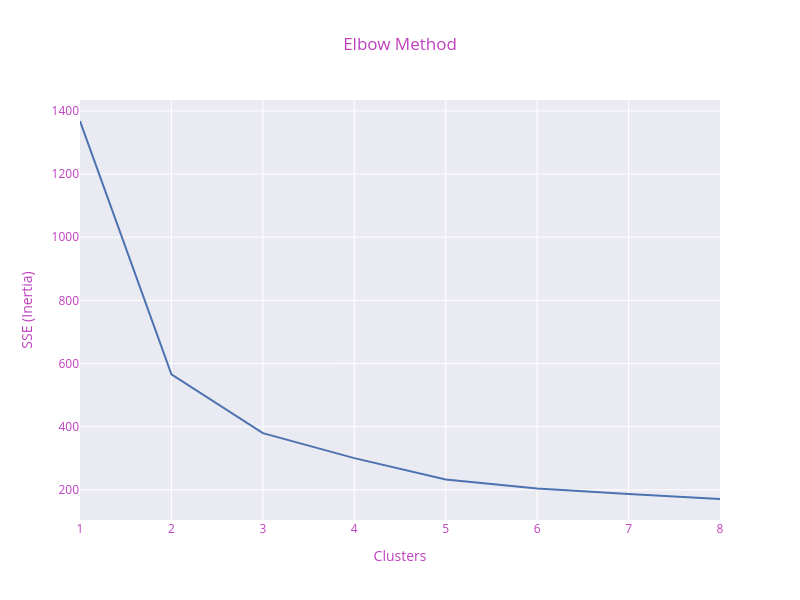

The notebook cell saved with this chart:
### Code cell
# Chuẩn hóa dữ liệu trước khi chạy thuật toán khoảng cách K-Means
scaler = StandardScaler()
X_scaled = scaler.fit_transform(X)

sse = [] 
# Chạy số lượng cụm i từ 1 đến 8 giống như bạn thiết lập cho Iris
for i in range(1, 9): 
    kmeans = KMeans(n_clusters=i, max_iter=300, n_init=10, random_state=42) 
    kmeans.fit(X_scaled)  # Sử dụng X_scaled thay vì X
    sse.append(kmeans.inertia_) 

# Trực quan hóa đường cong khuỷu tay (Elbow) bằng Plotly
fig = px.line(x=list(range(1, 9)), y=sse, template="seaborn", title='Elbow Method') 
fig.update_layout(width=800, height=600, 
                  title_font_color="#BF40BF",  
                  xaxis=dict(color="#BF40BF", title="Clusters"),  
                  yaxis=dict(color="#BF40BF", title="SSE (Inertia)")) 
fig.show()

# Điểm khuỷu tay gãy rõ nhất trên đồ thị vẫn sẽ là Cluster = 3 (Tương ứng 3 loài chim cánh cụt)

### Figure 1 — Plotly figure (JSON) as saved in the notebook; plotly's stock layout.template omitted (floating-point values rounded to 4 significant figures)
{"data": [{"hovertemplate": "x=%{x}<br>y=%{y}<extra></extra>", "legendgroup": "", "line": {"color": "rgb(76,114,176)", "dash": "solid"}, "marker": {"symbol": "circle"}, "mode": "lines", "name": "", "orientation": "v", "showlegend": false, "type": "scatter", "x": [1, 2, 3, 4, 5, 6, 7, 8], "xaxis": "x", "y": [1368.0, 565.7, 379.4, 300.4, 232.6, 204.4, 187.0, 171.0], "yaxis": "y"}], "layout": {"height": 600, "legend": {"tracegroupgap": 0}, "title": {"font": {"color": "#BF40BF"}, "text": "Elbow Method"}, "width": 800, "xaxis": {"anchor": "y", "color": "#BF40BF", "domain": [0, 1], "title": {"text": "Clusters"}}, "yaxis": {"anchor": "x", "color": "#BF40BF", "domain": [0, 1], "title": {"text": "SSE (Inertia)"}}}}
